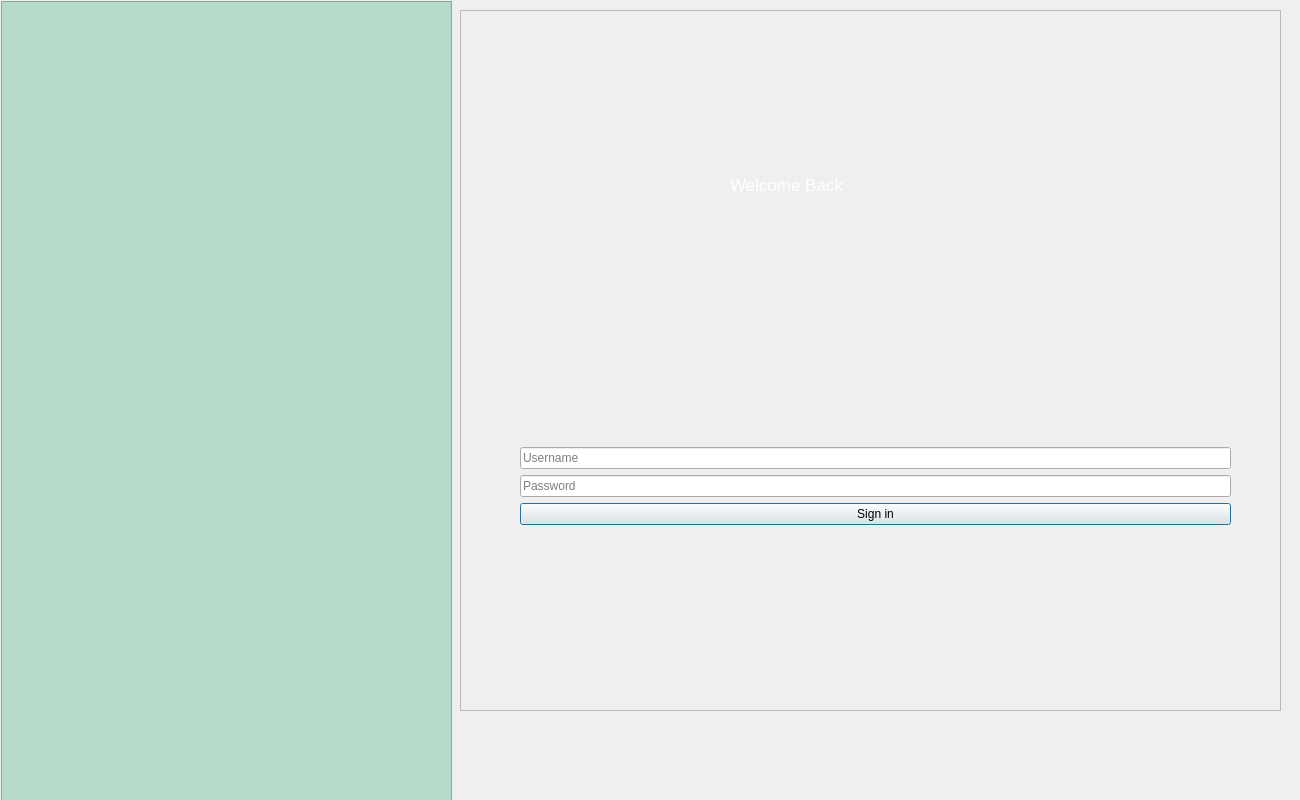
<?xml version="1.0" encoding="UTF-8"?>
<ui version="4.0">
 <class>Login</class>
 <widget class="QDialog" name="Login">
  <property name="geometry">
   <rect>
    <x>0</x>
    <y>0</y>
    <width>1300</width>
    <height>800</height>
   </rect>
  </property>
  <property name="windowTitle">
   <string>Dialog</string>
  </property>
  <property name="styleSheet">
   <string notr="true">/* --- 1. LE FOND GÉNÉRAL --- */
QDialog {
    /* Vérifie que ce chemin est bon dans tes ressources ! */
    border-image: url(:/new/prefix1/images/bg_left.jpg) 0 0 0 0 stretch stretch;
}

/* --- 2. LE PANNEAU GAUCHE (Vert Foncé Transparent) --- */
QFrame#frame_left {
    background-color: rgba(20, 60, 30, 210); 
    border-top-left-radius: 15px;
    border-bottom-left-radius: 15px;
}

/* Texte à gauche en BLANC */
QFrame#frame_left QLabel {
    color: #ffffff;
    font-family: &quot;Segoe UI&quot;, sans-serif;
    font-size: 14px;
}

/* Le titre EcoCycle Staff */
QFrame#frame_left QLabel:first-child {
    font-size: 26px;
    font-weight: bold;
    color: #4CAF50;
}

/* --- 3. LE PANNEAU DROIT (Blanc Transparent) --- */
QFrame#frame_right {
  pour voir l'image */
    border-top-right-radius: 15px;
    border-bottom-right-radius: 15px;
}

/* Texte à droite */
QFrame#frame_right QLabel {
    color: #1B5E20;
    font-family: &quot;Segoe UI&quot;, sans-serif;
    font-size: 22px; 
    font-weight: bold; 
    qproperty-alignment: AlignCenter;
}

/* --- 4. CHAMPS DE SAISIE --- */
QLineEdit {
    background-color: rgba(255, 255, 255, 180);
    border: 1px solid #cccccc;
    border-radius: 5px;
    padding: 10px;
    font-size: 14px;
    color: #333;
    margin-bottom: 10px; /* Un peu d'espace entre les champs */
}

QLineEdit:focus {
    background-color: #ffffff;
    border: 2px solid #4CAF50;
}

/* --- 5. BOUTON SIGN IN --- */
QPushButton#btn_login {
    background-color: #2E7D32; 
    color: white;
    border-radius: 5px;
    padding: 12px;
    font-size: 15px;
    font-weight: bold;
    border: none;
    margin-top: 10px;
}

QPushButton#btn_login:hover {
    background-color: #1B5E20;
    cursor: pointer;
}

QPushButton#btn_login:pressed {
    background-color: #003300;
}</string>
  </property>
  <widget class="QFrame" name="frame_left">
   <property name="geometry">
    <rect>
     <x>1</x>
     <y>1</y>
     <width>451</width>
     <height>811</height>
    </rect>
   </property>
   <property name="styleSheet">
    <string notr="true">background-color: rgb(180, 219, 199);</string>
   </property>
   <property name="frameShape">
    <enum>QFrame::Shape::StyledPanel</enum>
   </property>
   <property name="frameShadow">
    <enum>QFrame::Shadow::Raised</enum>
   </property>
   <widget class="QLabel" name="label">
    <property name="geometry">
     <rect>
      <x>130</x>
      <y>200</y>
      <width>221</width>
      <height>251</height>
     </rect>
    </property>
    <property name="text">
     <string/>
    </property>
    <property name="pixmap">
     <pixmap resource="ressources.qrc">:/images/logo-removebg-preview (1).png</pixmap>
    </property>
   </widget>
  </widget>
  <widget class="QStackedWidget" name="stackedWidget">
   <property name="geometry">
    <rect>
     <x>460</x>
     <y>10</y>
     <width>841</width>
     <height>701</height>
    </rect>
   </property>
   <property name="styleSheet">
    <string notr="true">

/* --- BOUTON &quot;MOT DE PASSE OUBLIÉ&quot; (Style Lien) --- */
QPushButton#btn_forgot_nav {
    border: none;
    color: #2E7D32; /* Vert */
    text-decoration: underline;
    font-size: 12px;
}
QPushButton#btn_forgot_nav:hover {
    color: #1B5E20; /* Plus foncé au survol */
}

/* --- BOUTON RETOUR (Page Recovery) --- */
QPushButton#btn_back_login {
    border: 1px solid #aaa;
    color: #555;
    margin-top: 10px;
}
QPushButton#btn_back_login:hover {
    background-color: #eee;
}</string>
   </property>
   <property name="currentIndex">
    <number>0</number>
   </property>
   <widget class="QWidget" name="page">
    <widget class="QFrame" name="frame_right">
     <property name="geometry">
      <rect>
       <x>0</x>
       <y>0</y>
       <width>821</width>
       <height>701</height>
      </rect>
     </property>
     <property name="styleSheet">
      <string notr="true"/>
     </property>
     <property name="frameShape">
      <enum>QFrame::Shape::StyledPanel</enum>
     </property>
     <property name="frameShadow">
      <enum>QFrame::Shadow::Raised</enum>
     </property>
     <widget class="QWidget" name="verticalLayoutWidget">
      <property name="geometry">
       <rect>
        <x>60</x>
        <y>300</y>
        <width>711</width>
        <height>351</height>
       </rect>
      </property>
      <layout class="QVBoxLayout" name="verticalLayout">
       <item>
        <spacer name="verticalSpacer_2">
         <property name="orientation">
          <enum>Qt::Orientation::Vertical</enum>
         </property>
         <property name="sizeHint" stdset="0">
          <size>
           <width>20</width>
           <height>40</height>
          </size>
         </property>
        </spacer>
       </item>
       <item>
        <widget class="QLineEdit" name="le_username">
         <property name="echoMode">
          <enum>QLineEdit::EchoMode::Password</enum>
         </property>
         <property name="placeholderText">
          <string>Username</string>
         </property>
        </widget>
       </item>
       <item>
        <widget class="QLineEdit" name="le_password">
         <property name="placeholderText">
          <string>Password</string>
         </property>
        </widget>
       </item>
       <item>
        <widget class="QPushButton" name="btn_login">
         <property name="text">
          <string>Sign in</string>
         </property>
        </widget>
       </item>
       <item>
        <spacer name="verticalSpacer">
         <property name="orientation">
          <enum>Qt::Orientation::Vertical</enum>
         </property>
         <property name="sizeHint" stdset="0">
          <size>
           <width>20</width>
           <height>40</height>
          </size>
         </property>
        </spacer>
       </item>
      </layout>
     </widget>
     <widget class="QLabel" name="label_2">
      <property name="geometry">
       <rect>
        <x>270</x>
        <y>140</y>
        <width>271</width>
        <height>71</height>
       </rect>
      </property>
      <property name="text">
       <string>&lt;html&gt;&lt;head/&gt;&lt;body&gt;&lt;p&gt;&lt;span style=&quot; font-size:13pt; color:#ffffff;&quot;&gt;Welcome Back&lt;/span&gt;&lt;/p&gt;&lt;/body&gt;&lt;/html&gt;</string>
      </property>
     </widget>
    </widget>
   </widget>
   <widget class="QWidget" name="page_2"/>
  </widget>
 </widget>
 <resources>
  <include location="ressources.qrc"/>
 </resources>
 <connections/>
</ui>
